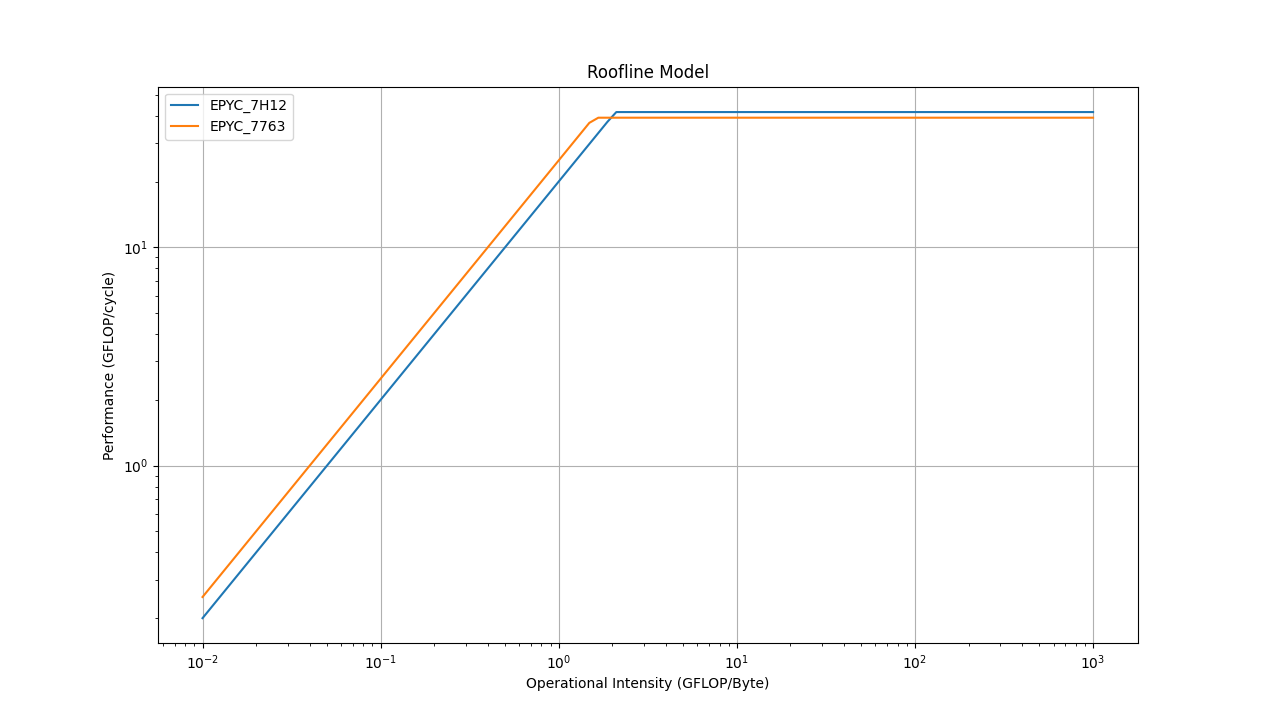

Reproduce this figure in Python.
import matplotlib.pyplot as plt
import numpy as np


def roofline(ax, peak_performance, memory_bandwidth, operational_intensity, label=None):
    ax.plot(operational_intensity, np.minimum(peak_performance,
            memory_bandwidth * operational_intensity), label=label)
    ax.set_xlabel('Operational Intensity (GFLOP/Byte)')
    ax.set_ylabel('Performance (GFLOP/cycle)')
    ax.set_xscale('log')
    ax.set_yscale('log')
    ax.set_title(f'Roofline Model')
    ax.grid(True)
    ax.legend(loc='best')


def main():

    operational_intensity = np.logspace(-2, 3, 100)
    fig, ax = plt.subplots()

    roofline(ax, 41.6, 20, operational_intensity, "EPYC_7H12")

    roofline(ax, 39.2, 25, operational_intensity, "EPYC_7763")

    plt.show()
    # plt.savefig(f'roofline.png')


if __name__ == '__main__':
    main()
